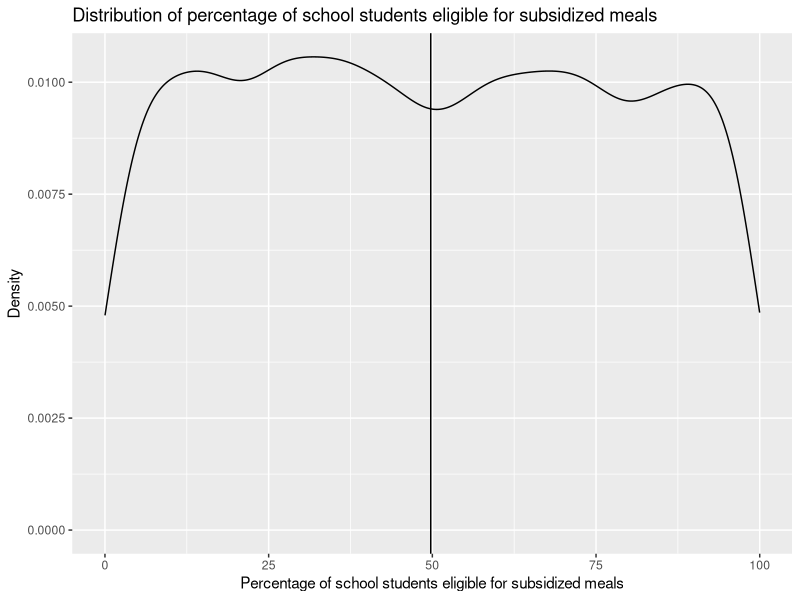
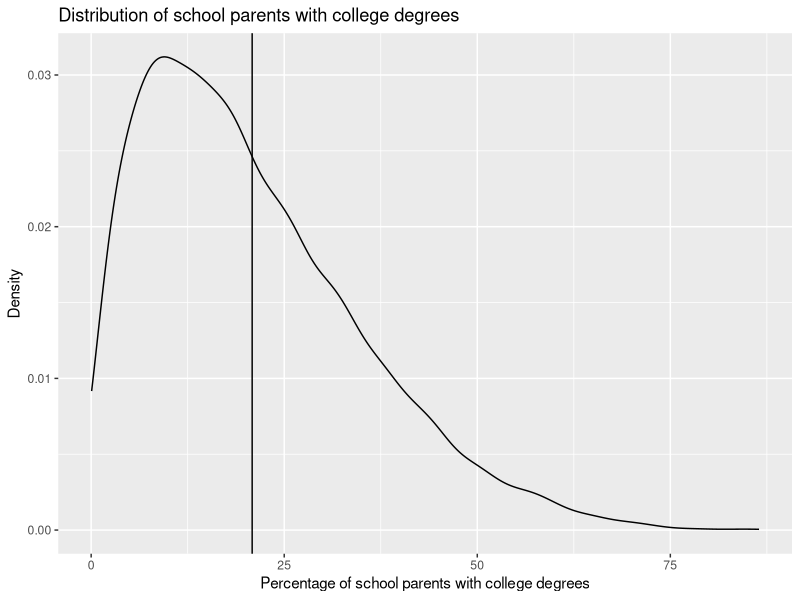
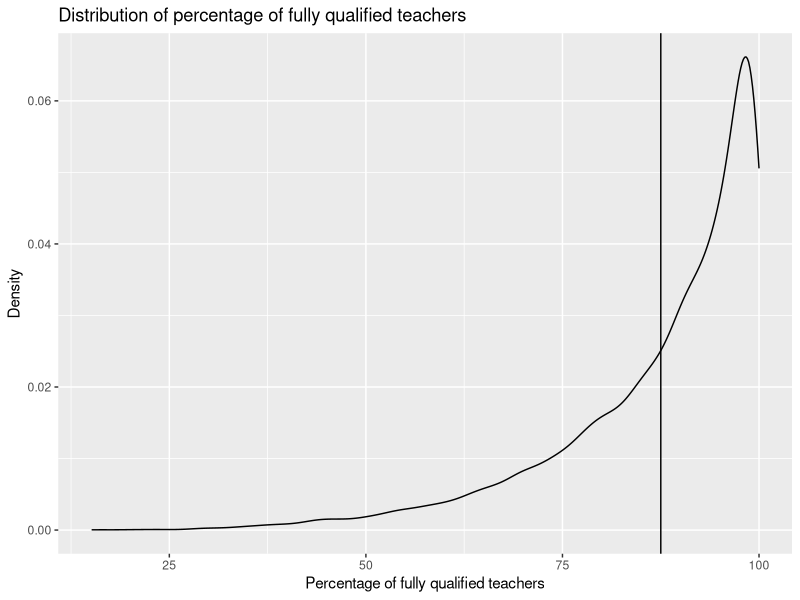
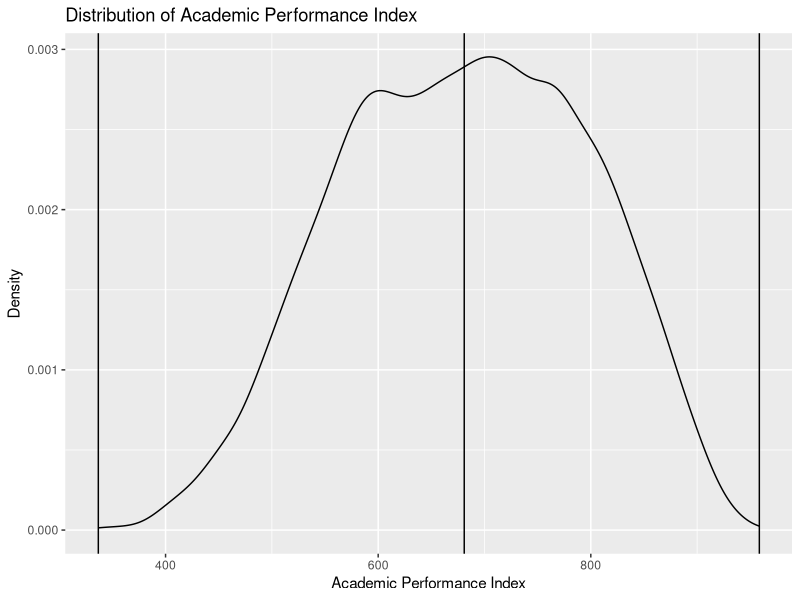
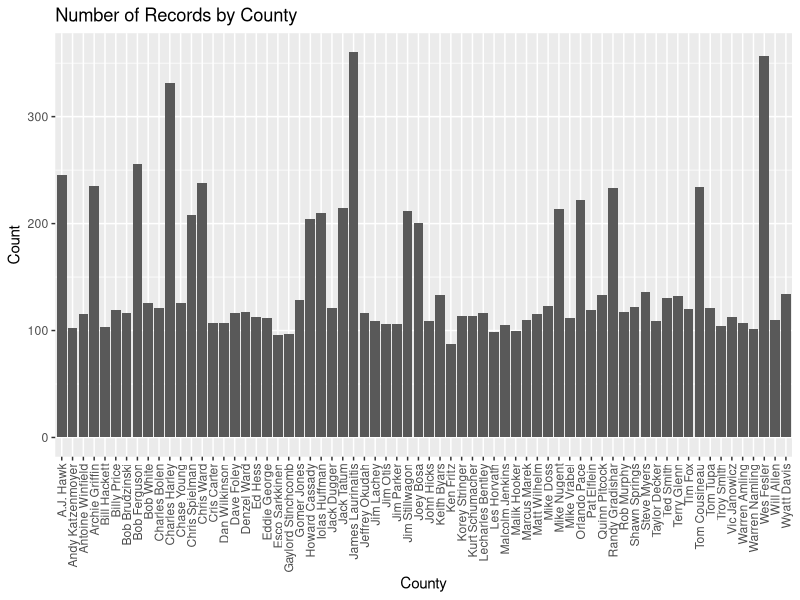
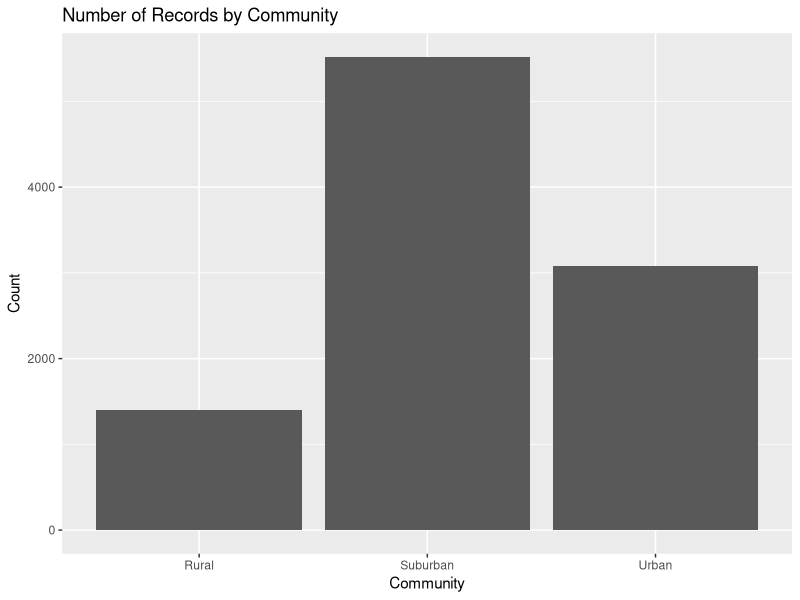
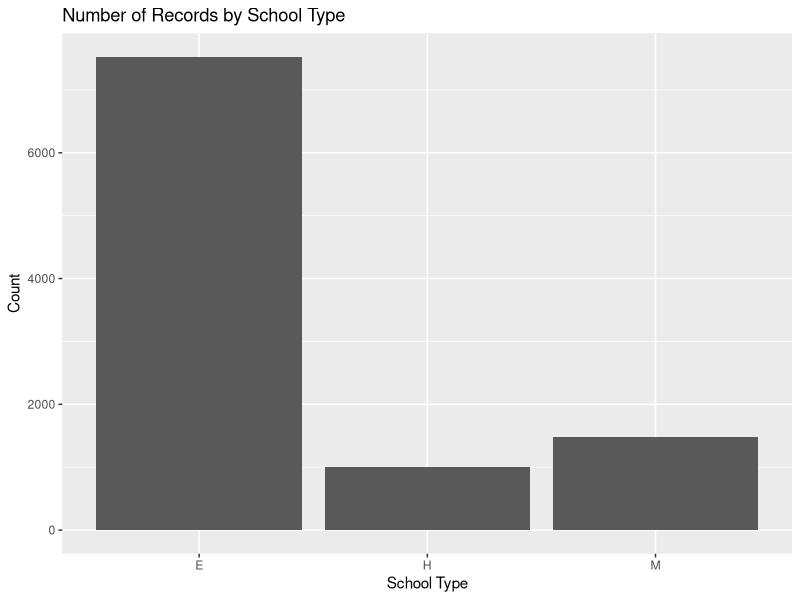
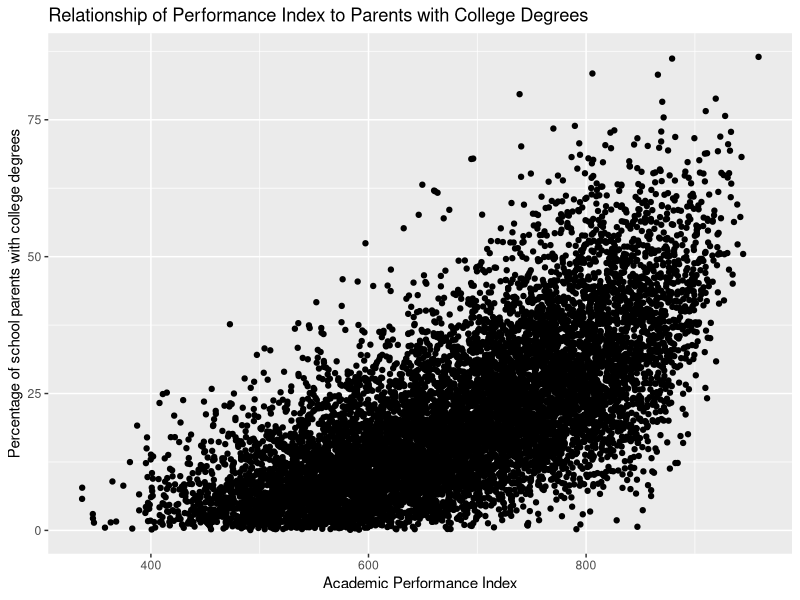

Source code (R) for these figures, in order: (Note: this script raises an error after producing the figures.)
# I load in the tidyverse library
library(tidyverse)
library(haven) # add in the haven library since I will use this for my regression line later

# I load the api dataset that I downloaded
api = read_csv("api_data.csv") 

# Step 1 -  Before starting your analysis
# 1. Question 1
# The unit of analysis is schools. Characteristics for each school are provided.

# 2. Question 2
# This data is not tidy because each observation does not have its own column 
# since variable_name includes three variables and community_school includes two variables
api_2 <- api %>%
  separate( 
           "community_schooltype", # I separate this column since I want each observation to have its own column
           into = c("community", "schooltype"), # I name the separate columns that I will create
           sep = "_") %>% # I specify that the observations are separated by the "_"
  pivot_wider(
            names_from = "variable_name", # I want to make the observations in the variable_name column into their own columns by pivoting
            values_from = "percentage") # I want the values to come from percentage
api_2 # view the data and it looks tidy now

# 3. Question 3
colSums(is.na(api_2)) # Check to see how many missing values there are by column
# There are no missing values in the dataset


# Step 2 - Exploratory data analysis using plots

# 1. Question 1

ggplot(data = api_2) +
  geom_density(mapping = aes(x = meals)) + # specify that I am looking at meals
  labs(title = "Distribution of percentage of school students eligible for subsidized meals", # give the chart a title
       x = "Percentage of school students eligible for subsidized meals", # rename the x axis
       y = "Density") + # rename the y axis
  geom_vline(xintercept = mean(api_2$meals)) # add a line where the mean of the distribution is
# the chart shows that there is a fairly even distribution of percentage of school students eligible for subsidized meals
# the mean of the meals percentage variable is just under 50%
# Zero and 100 have the lowest density, so the least amount of schools have those values for meals percentage 

ggplot(data = api_2) +
  geom_density(mapping = aes(x = colgrad)) + # specify variable I am looking at
  labs(title = "Distribution of school parents with college degrees", # give the chart a clear title
       x = "Percentage of school parents with college degrees", # rename the x axis
       y = "Density") + # rename the y axis
  geom_vline(xintercept = mean(api_2$colgrad)) # add a line where the mean of the distribution is
# the chart shows that there is a skewed distribution of density for percentage of school parents with college degrees
# Majority of schools have a colgrad percentage at around 10%
# the mean of the colgrad percentage variable is about 21%
# Values over 50% have very low density 

ggplot(data = api_2) +
  geom_density(mapping = aes(x = fullqual)) + # specifiy that I am looking at the fullqual variable
  labs(title = "Distribution of percentage of fully qualified teachers", # give the chart a title
       x = "Percentage of fully qualified teachers", # name the x axis
       y = "Density") + # name the y axis
  geom_vline(xintercept = mean(api_2$fullqual))
# the chart shows that there is left skewed distribution of density for percentage of fully qualified teachers
# Majority of schools have a colgrad percentage at between 95 and 100%
# the mean of the fullqual percentage variable is about 88%
# Values under 75% have very low density 

ggplot(data = api_2) +
  geom_density(mapping = aes(x = api)) + # specify that I am looking at API
  labs(title = "Distribution of Academic Performance Index", # give the chart a title
       x = "Academic Performance Index", # rename the x axis
       y = "Density") + # rename the y axis
  geom_vline(xintercept = mean(api_2$api)) + # add a line to show the mean
  geom_vline(xintercept = min(api_2$api)) + # add a line to show the min value
  geom_vline(xintercept = max(api_2$api))  # add a line to show the max value
# The chart shows that the distribution of API peaks around the mean of 681 and gradually decreases as API moves away from the mean in both directions
# School density shows that distribution of API values falls between 336 and 959

ggplot(data = api_2) +
  geom_bar(mapping = aes(x = county)) + # specify that I am looking at county
  labs(title = "Number of Records by County", # give the chart a title
       x = "County", # rename the x axis
       y = "Count") + # rename the y axis
  scale_x_discrete(guide = guide_axis(angle = 90)) # rotate the x axis labels so that I can see the county name values to assess
# I can see that some of the counties have more records than others
# I can reference this chart if I am curious about how many records there are about each county

ggplot(data = api_2) +
  geom_bar(mapping = aes(x = community)) + # specify that I am looking at community
  labs(title = "Number of Records by Community", # give the chart a title
       x = "Community", # rename the x axis
       y = "Count") # rename the y axis
# suburban communities have the most records by far, followed by urban then rural
  
ggplot(data = api_2) +
  geom_bar(mapping = aes(x = schooltype)) + # specify that I am looking at community
  labs(title = "Number of Records by School Type", # give the chart a title
      x = "School Type", # rename the x axis
      y = "Count") # rename the y axis
# By far, there are the most records for elementary schools, then middle schools, and lastly high schools


# 2. Question 2
ggplot(data = api_2, 
       mapping = aes(x = api, # specify the x value
                     y = colgrad)) + # specify the y value
  geom_point() + # create a scatter plot to see relationship
  labs(title = "Relationship of Performance Index to Parents with College Degrees", # give the chart a title
       x = "Academic Performance Index", # rename the x axis
       y = "Percentage of school parents with college degrees")
# API and colgrad are correlated, as API increases, so does colgrad

# Question 2a. 
# Before drawing the graph, I expected for a higher percentage of school parents with college degrees to correlate to a higher academic performance index
# From the scatter plot, I learned that my expectations were accurate
# While I can see this trend by looking at the plot, there is also a wide distribution range of values
# For instance, an API of about 800 has colgrad values ranging from close to zero to about 80%

# Question 2a continued
lm(data = api_2, colgrad ~ api) # I find the slope and the intercept of colgrad and api
ggplot(data = api_2) +
  geom_point(mapping = aes(x = api, y = colgrad)) + # I create the plot just like I did above
  geom_abline(aes(intercept = -37.3709, slope = 0.0855), color = "pink", size = 2) + # I add a regression line based on the intercept and slope I found above, and make it pink and thick so that I can see it
  labs(title = "Relationship of Performance Index to Parents with College Degrees", # give the chart a title
     x = "Academic Performance Index", # rename the x axis
     y = "Percentage of school parents with college degrees") # rename the y axis

# Question 2b. 
ggplot(data = api_2,
       mapping = aes(x = api, # establish the x axis
                     y = colgrad, # establish the y axis
                     color = community)) + # breakdown community type using color
  geom_point() + # specify scatter plot
  facet_wrap(~schooltype) + # use facet wrap to split the graph by school type
  labs(title = "Performance Index by Parents' Education by School Type", # specify title
       x = "Academic Performance Index", # label the x axis 
       y = "Percentage of School Parents with College Degrees", # label the y axis
       caption = " E stands for elementary school, M stands for middle school, and H stands for high school", # specify what each of the letters stand for in a caption for clarity
       color = "Community Type") # give name to color legend

# Question 2c. 
# The finalized chart shows the same positive relationship between colgrad and api that I saw in earlier graphs for each school and community types
# The chart shows that there are much more points in the elementary graph than in the high school or middle school graph
# The color shows that there are much more suburban schools at all school types than rural or urban

# Question 3

highest <- api_2 %>% 
  arrange(desc(api)) %>% # arrange in order of highest to lowest apis
  slice(1:10) %>% # limit to the top 10 highest apis
  mutate(rank = "Top 10") # add a new row to specify that these are the top 10 values

lowest <- api_2 %>%
  arrange(api) %>% # arrange in order of lowest to highest apis
  slice(1:10) %>% # limit to the top 10 lowest apis
  mutate(rank = "Bottom 10") # add a new row to specify that these are the bottom 10 values

api_3 <-
  bind_rows(highest, lowest) # combine the two datasets I just made, so that the rows are stacked on top of one another
  
ggplot(data = api_3,
       mapping = aes(x = reorder(as.character(uid), -api), # specify that the x axis should be the UID value for the school, ordered it from highest to lowest API
                     y = api, # specify that API is on the y axis
                     fill = rank)) + # use rank to color the top 10 and bottom 10 values differently
  geom_col() + # specify that it is a column graph
  labs(x = "School Unique Identifier",   # change x axis label
       y = "Academic Performance Index", #  change y axis label
       title = "Highest and Lowest Academic Performance by School ID", # give the chart a table 
       fill = "Category") + # rename the legend for the color fill
  geom_hline(yintercept = mean(api_4$avg_api)) + # add a horizontal line at the mean
  scale_fill_discrete(breaks=c("Top 10","Bottom 10")) +  # switch the legend so that Top 10 is above Bottom 10, since it makes more sense that way
  scale_x_discrete(guide = guide_axis(angle = 90)) # rotate the x axis labels so that I can see the uids more clearly


# Question 4
# Question 4a
# Think about a couple of criteria to select priority counties

# Using my analysis from question 3, I know that there is a positive relationship between colgrad and api
cor.test(api_2$api, api_2$colgrad) # the correlation coefficient between the variables is 0.6894666
# Schools with lower colgrad percentages may need higher funding, since they usually have lower APIs

ggplot(data = api_2,
       mapping = aes(x = api, # specify that the x value is API
                     y = meals)) + # look into percentage of school students eligible for subsidized meals
  geom_point() + # use a scatter plot to test the relationship
  facet_wrap(~community) +
  labs(title = "Meals by API by Community",
       x = "Academic Performance Index",
       y = "Percentage of school students eligible for subsidized meals") # give a title and rename axes

cor.test(api_2$api, api_2$meals) # the correlation coefficient between the variables is -0.8936422
# there is a negative relationship between api and meals, a higher percentage of students eligible for meals correlates to a lower api
# Schools with higher meals percentages may need higher funding, since they usually have lower APIs

ggplot(data = api_2,
       mapping = aes(x = api, # specify that the x value is API
                     y = fullqual)) + # look into percentage of fully qualified teachers
  geom_point() + # use a scatter plot to test the relationship
  facet_wrap(~community) +
  labs(title = "Fully Qualified Teachers by API by Community",
       x = "Academic Performance Index",
       y = "Percentage of fully qualified teachers") # give a title and rename axes
# There is a positive relationship between fully qualified teachers and API
# Schools with lower fullqual percentages may need higher funding, since they usually have lower APIs

cor.test(api_2$api, api_2$fullqual) #  the correlation coefficient between the variables is 0.6110846

# The trends established above are consistent across communities, as shown in the faceted plots

# Question 4b
# I decide to focus on the percentage variables of fullqual, colgrad, and meals to determine funding priority, along with API

api_4 <- api_2 %>% # create a new dataset
  group_by(county) %>% # group by county, since this is what I care about
  summarize(avg_api = mean(api), # calculation county mean for api
            avg_fullqual = mean(fullqual), # calculation county mean for fullqual
            avg_colgrad = mean(colgrad), # calculation county mean for colgrad
            avg_meals = mean(meals)) %>% # calculation county mean for meals
  filter(avg_api <= mean(avg_api)) %>% # I want to limit my analysis to only look at counties with APIs that are below average
  # it is my opinion that funding should be directed toward counties with lower APIs than the average
  # a more limited view is easier to assess
  mutate(fund = case_when((avg_fullqual <= mean(avg_fullqual) # create a new column to determine funding priority
                           & avg_meals >= mean(avg_meals)
                           &  avg_colgrad <= mean(avg_colgrad)) ~ "high",
                          # counties are high priority if they have lower than average fullqual, higher than average meals, AND lower than average colgrad
                          # I determined this from analyzing correlation earlier
                          (avg_fullqual >= mean(avg_fullqual) 
                           | avg_meals >= mean(avg_meals)
                           |  avg_colgrad >= mean(avg_colgrad)) ~ "medium",
                          # columns are medium priority if they have lower than average fullqual, higher than average meals, OR lower than average colgrad
                          TRUE ~ "low"))
                          # other columns are low priority

# I present the findings in my new dataset as a column graph
ggplot(data = api_4,
       mapping = aes(x = county, # x axis is county
                     y = avg_api, # y axis is average API
                     fill = fund)) + # color coded by my new column, fund
  geom_col() + # column graph
  scale_x_discrete(guide = guide_axis(angle = 90)) + # rotate x axis labels to look better
  labs(title = "API Detail by County", # give a new title
       x = "County", # label x axis
       y = "Average API", # label y axis
       fill = "Funding Priority") # label color legend



